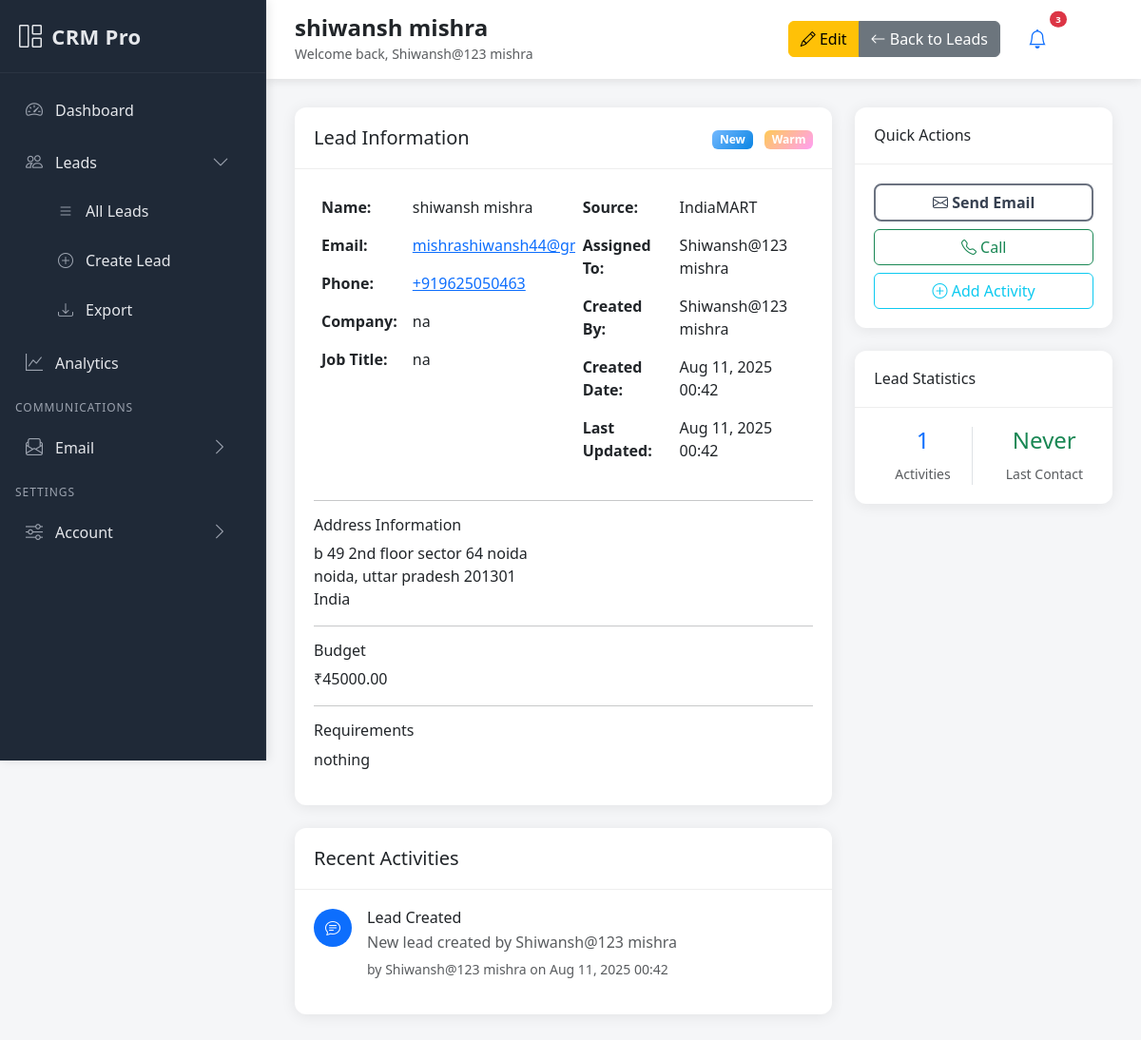
/leads/1/ (signed in), run on an earlier commit of the app's database.
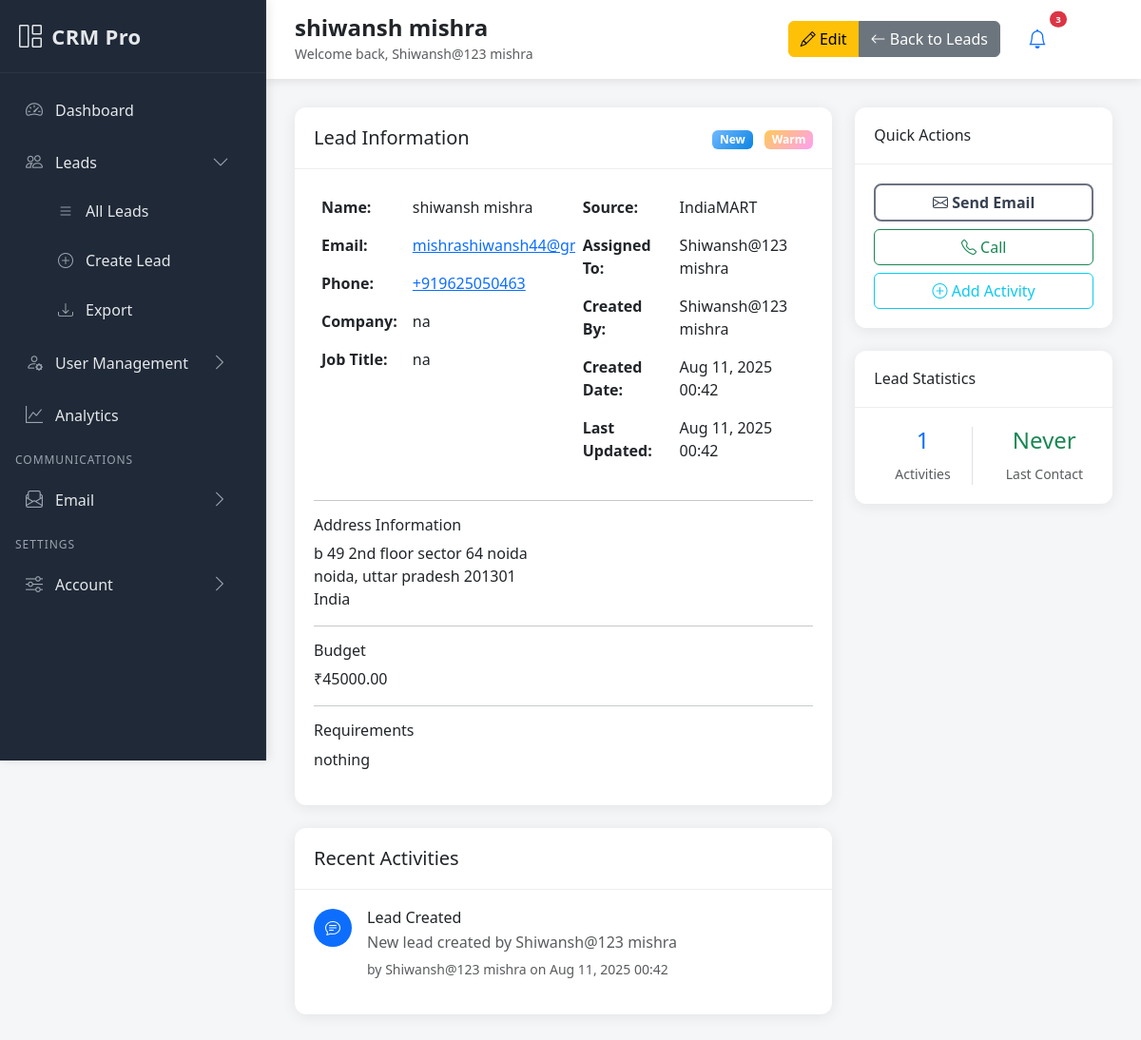
And on a later commit of the database.
### leads/views.py (the view)
# urls.py: path('<int:pk>/', views.LeadDetailView.as_view(), name='detail'),
class LeadDetailView(LoginRequiredMixin, DetailView):
    model = Lead
    template_name = 'leads/lead_detail.html'
    context_object_name = 'lead'
    def get_queryset(self):
        queryset = Lead.objects.select_related('source', 'assigned_to', 'created_by')
        if self.request.user.role == 'sales_rep':
            return queryset.filter(assigned_to=self.request.user)
        elif self.request.user.role == 'sales_manager':
            team_members = User.objects.filter(role='sales_rep', department=self.request.user.department)
            return queryset.filter(Q(assigned_to=self.request.user) | Q(assigned_to__in=team_members))
        return queryset
    def get_context_data(self, **kwargs):
        context = super().get_context_data(**kwargs)
        context['activities'] = self.object.activities.select_related('user').order_by('-created_at')[:20]
        context['activity_form'] = LeadActivityForm()
        context['can_edit'] = self.can_edit_lead()
        context['total_activities'] = self.object.activities.count()
        return context
    def can_edit_lead(self):
        lead = self.get_object()
        user = self.request.user
        if user.role in ['admin', 'superadmin']:
            return True
        elif user.role == 'sales_manager':
            return lead.assigned_to.department == user.department
        elif user.role == 'sales_rep':
            return lead.assigned_to == user
        return False

### leads/models.py (called while the page is built)
    def get_full_name(self):
        return f"{self.first_name} {self.last_name or ''}".strip()

### templates/leads/lead_detail.html (shortened to what the changed rows need)
{% extends 'base.html' %}

### templates/base.html (shortened to what the changed rows need)
<!DOCTYPE html>
<html lang="en">
<head>
    <link href="https://cdn.jsdelivr.net/npm/bootstrap@5.3.0/dist/css/bootstrap.min.css" rel="stylesheet">
    <link href="https://cdn.jsdelivr.net/npm/bootstrap-icons@1.10.0/font/bootstrap-icons.css" rel="stylesheet">
</head>
<body>
    <nav class="sidebar" id="sidebar">
        <ul class="nav flex-column sidebar-nav">
            {% if user.role == 'admin' or user.role == 'superadmin' %}
            <li class="nav-item">
                <a class="nav-link" data-bs-toggle="collapse" href="#menu-users" role="button" aria-expanded="{% if request.resolver_match.app_name == 'accounts' and 'user' in request.path %}true{% else %}false{% endif %}" aria-controls="menu-users">
                    <i class="bi bi-person-gear"></i>
                    <span>User Management</span>
                    <i class="bi bi-chevron-right chevron"></i>
                </a>
            </li>
            {% endif %}
        </ul>
    </nav>
</body>
</html>

What changed in the data, as far as the page shows it:
changed CustomUser "Shiwansh@123 mishra": role "sales_rep" → "superadmin" (drawn)
Also different on the page:
text now shown: "User Management"
